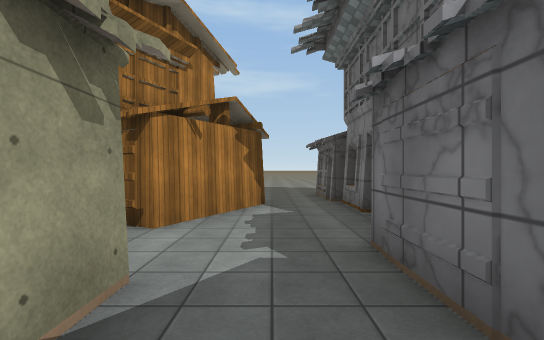
[1] (above)

21 first-person views from a walk through a Unity game level. The camera is 1.5 m above the floor, looks level and sees 90° across. The floor is counted in squares, 2 m on a side. Each view is taken from the middle of a square. On the plan, view 1 faces up. The plan holds only what a view shows up to about 10 squares ahead; the rest is blank. The place goes on beyond the plan. Surface patterns are stand-ins for the level's own textures.

[2]
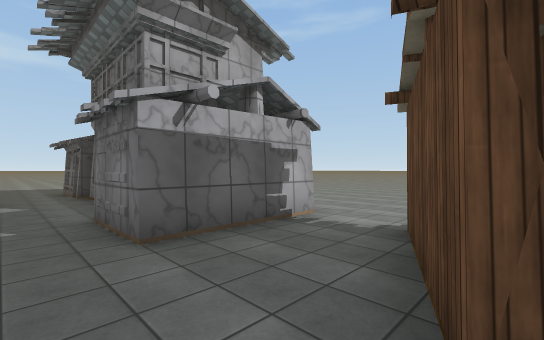

[3]
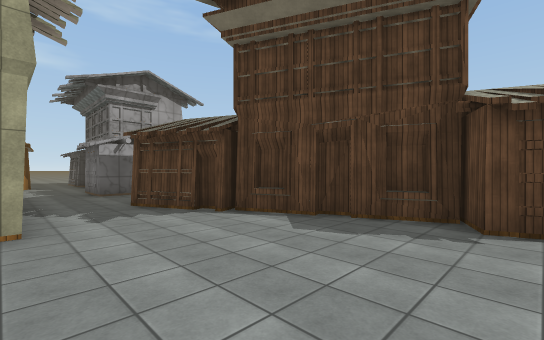

[4]
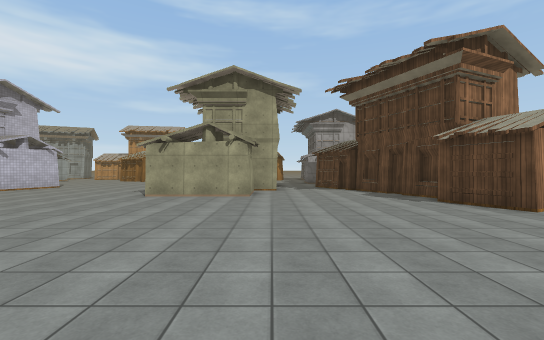

[5]
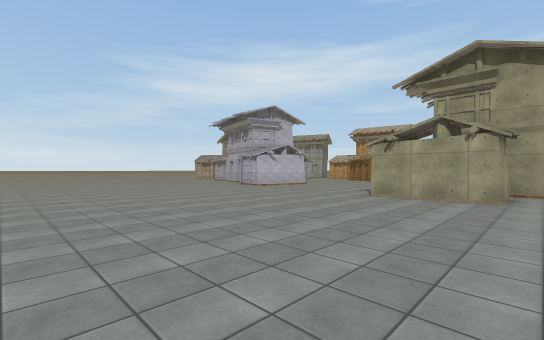

[6]
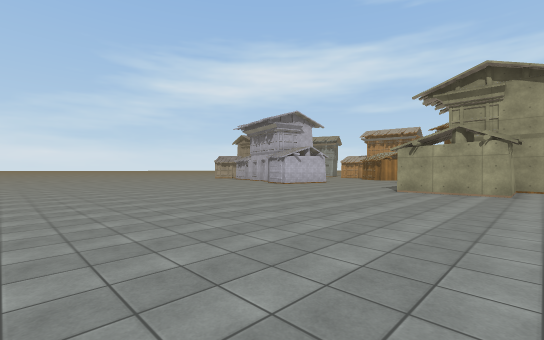

[7]
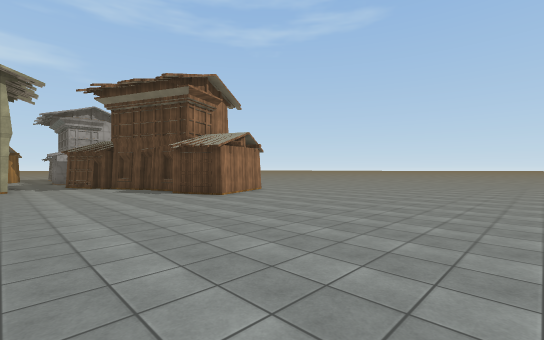

[8]
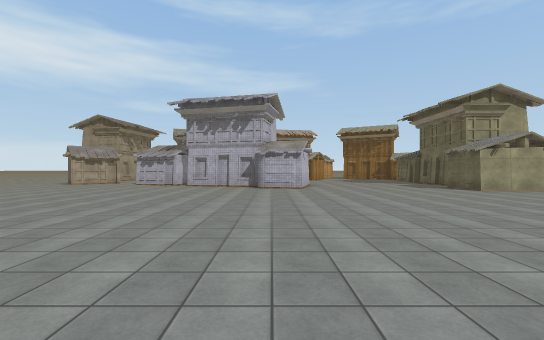

[9]
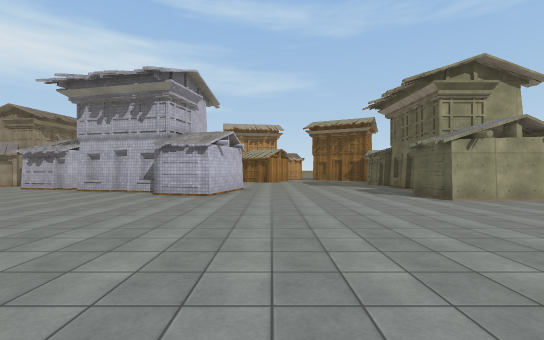

[10]
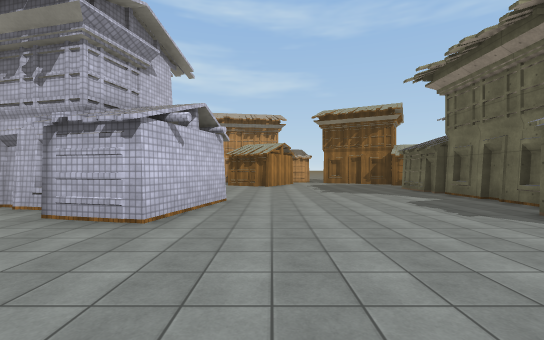

[11]
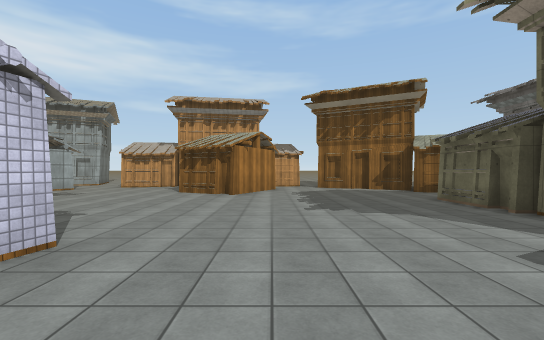

[12]
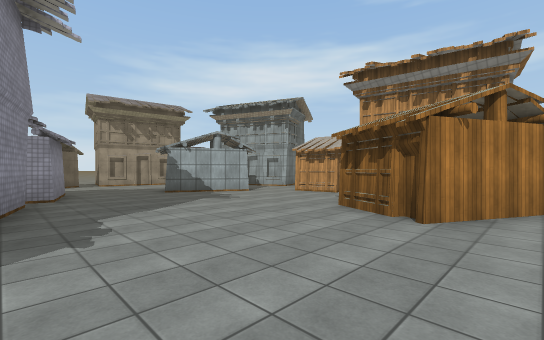

[13]
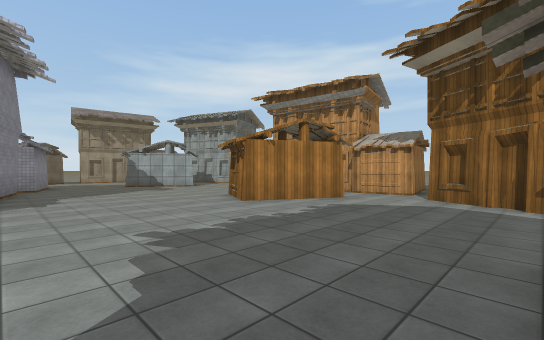

[14]
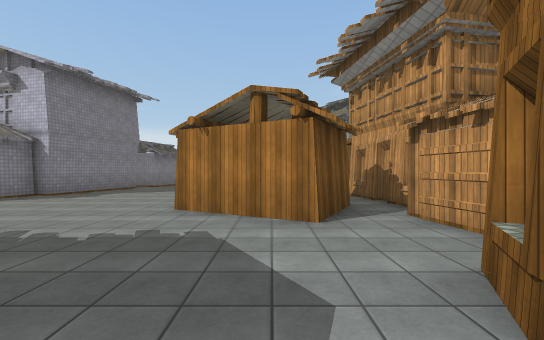

[15]
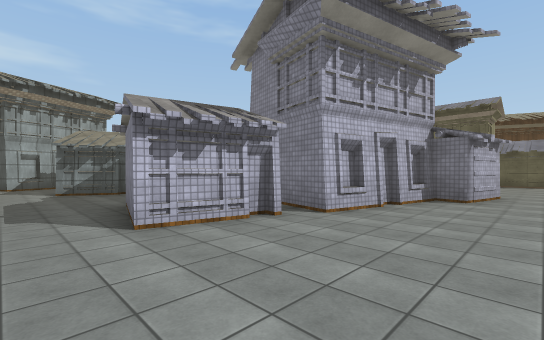

[16]
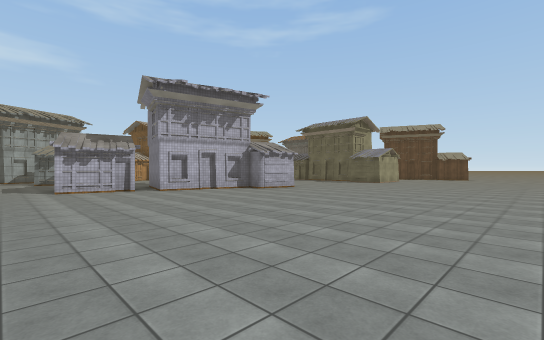

[17]
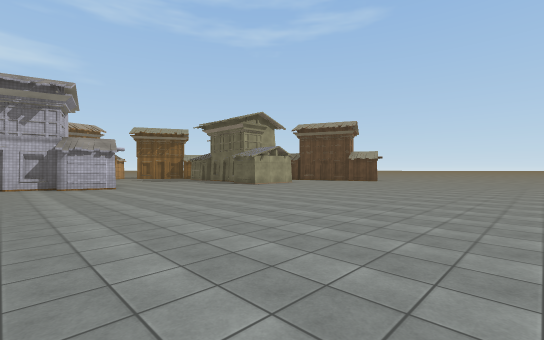

[18]
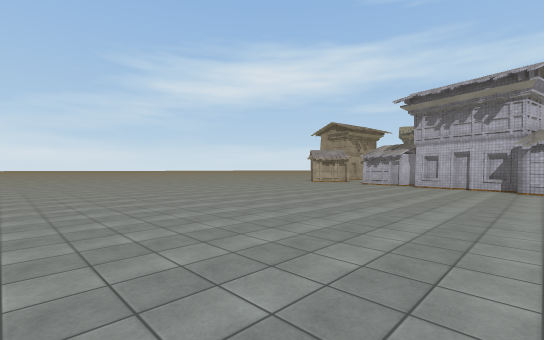

[19]
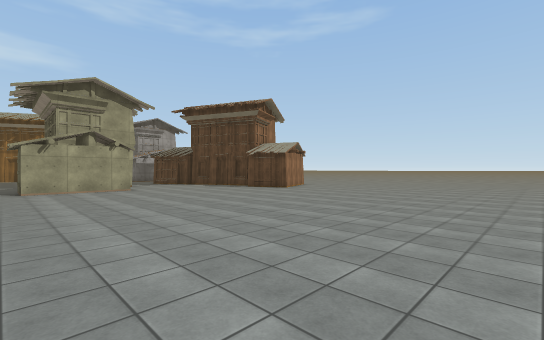

[20]
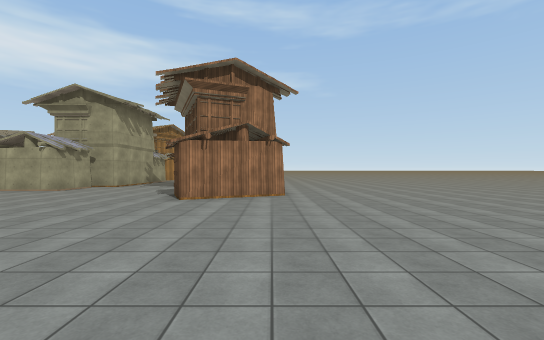

[21]
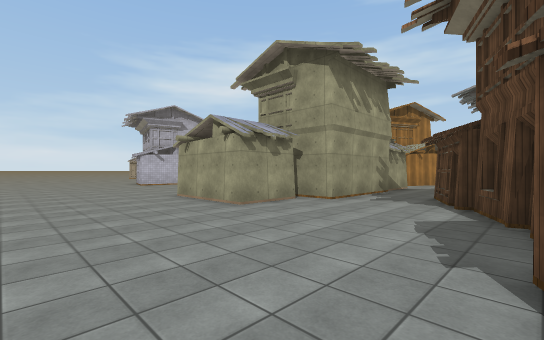

### Floor plan
Points are (right, up) in squares from view 1. A wall is a line through its corners. A room is listed if a view was taken in it or the views show most of it. See-through windows are left out.
Room 1 (view 1)
walls: (1, -1.8) (3.6, -0.8); (-0.8, -0.4) (-0.8, -1.6); (4, 0.9) (1, 0.9)
ways out: opening at (0, -2) to room 2; opening at (0, 1.5); opening at (4, 0)
Room 2 (views 2, 3, 4, 5, 6, 7, 8, 9, 10, 11, 12, 13, 14, 15, 16, 17, 18, 19, 20, 21)
walls: (-10.1, -2.2) (-10.8, -5.2) (-12.6, -4.8) (-12.4, -4.1) (-14, -3.7); (-3.5, -3.5) (-3.5, -2.5); (-12.7, -3.7) (-13.4, -3.6); (-3.4, -3.4) (-3.4, -2.7); (-3.5, -2.4) (-3.5, -0.4); (-12, -1.9) (-11.1, -2.1); (-13.8, -3.5) (-14.4, -3.3); (-1.6, -4.5) (-1.6, -6.3) (-4.6, -6.3) (-4.6, -4.5); (-14.4, -3.7) (-16, -3.3); (-14.9, -3.2) (-15.5, -3.1); (-3.2, -0.3) (-3.9, -0.3); (-3.7, 0.3) (-3.7, 2); (-0.8, -1.6) (-0.8, -4) (-2.1, -4); (-16.6, -2.8) (-18.8, -2.3) (-18.1, 0.4) (-16, -0.1) (-16.1, -0.7); (-15.3, -0.6) (-11.9, -1.4); (1.7, -3.4) (1, -1.8); (-9.7, 3.5) (-11.1, 4.2); (2.7, -5.3) (2.1, -3.8); (2.4, -3.7) (1.8, -3.9); (2.7, -4.7) (2.4, -4.1); (3.1, -5.7) (2.9, -5.2); (3.5, -6.8) (3.3, -6.2); (3.6, -7.3) (2.9, -5.8); (-1.5, 3.5) (-3.2, 4.3); (-2.8, 4.9) (-6, 6.6); (-4.2, 5.8) (-4.6, 6); (-5.2, 6.3) (-5.6, 6.6); (-17.3, 3.2) (-18.9, 4.1); (-9.8, 6.7) (-7.9, 5.7) (-9.2, 3.1); (6.4, -8) (3.7, -9.2) (3, -7.5) (3.9, -7.1); (-15.5, 5.4) (-17, 2.8); (-6.7, 7.5) (-8.5, 7.2); (-10.6, 7.6) (-12.2, 7.3); (-12.9, 7) (-14.5, 6.8); (-8.8, 7.9) (-10.2, 7.6); (-19.1, 7.4) (-19.8, 7.1)
ways out: opening at (0, -2) to room 1; opening at (-14.5, 5.5); opening at (-2, 3)

Positions as (right, up) in squares from view 1, and headings:
1: (0, 0), facing up
2: (0, -2), facing up-right
3: (-1, -8), facing up-right
4: (-1, -14), facing up
5: (-1, -14), facing up-left
6: (-1, -16), facing up-left
7: (-1, -16), facing up-right
8: (-12, -16), facing up
9: (-9, -13), facing up
10: (-9, -9), facing up
11: (-8, -5), facing up
12: (-8, -1), facing up-left
13: (-4, -1), facing up-left
14: (-4, 5), facing left
15: (-20, -6), facing up-right
16: (-20, -13), facing up-right
17: (-14, -17), facing up-right
18: (-12, -16), facing up-left
19: (-5, -17), facing up-right
20: (6, -16), facing up
21: (3, -10), facing up-left
